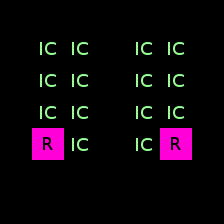

Rendered tile map (Tiled .tmx) drawn with the repository's tilesets; below, a short description and the map source with its tile grids summarised:
An orthogonal 7x7 tile map with 32x32 px tiles, 2 tile layers (ruleRegions, ruleSet), 3 hidden layers not drawn, 4 tilesets.

<map version="1.0" orientation="orthogonal" width="7" height="7" tilewidth="32" tileheight="32">
 <tileset firstgid="1" name="collision" tilewidth="32" tileheight="32">
  <image source="../graphics/tiles/collision.png" width="64" height="32" />
 </tileset>
 <tileset firstgid="3" name="set_icecave" tilewidth="32" tileheight="32">
  <image source="../graphics/tiles/set_icecave.png" width="64" height="64" />
 </tileset>
 <tileset firstgid="7" name="set_rules" tilewidth="32" tileheight="32">
  <image source="../graphics/tiles/set_rules.png" width="32" height="32" />
 </tileset>
 <tileset firstgid="8" name="cave" tilewidth="32" tileheight="32">
  <image source="../graphics/tiles/icecave.png" width="512" height="256" />
 </tileset>
 <layer name="ruleRegions" width="7" height="7">
  <data>[49 cells, 16 non-empty, 1 distinct tile ids]</data>
 </layer>
 <layer name="ruleSet" width="7" height="7">
  <data>[49 cells, 14 non-empty, 1 distinct tile ids]</data>
 </layer>
 <layer name="rule_Ground" width="7" height="7" visible="0">
  <data>[49 cells, 6 non-empty, 6 distinct tile ids]</data>
 </layer>
 <layer name="rule_Over" width="7" height="7" visible="0">
  <data>[49 cells, 0 non-empty, 0 distinct tile ids]</data>
 </layer>
 <layer name="rule_collision" width="7" height="7" visible="0">
  <data>[49 cells, 14 non-empty, 1 distinct tile ids]</data>
 </layer>
</map>
